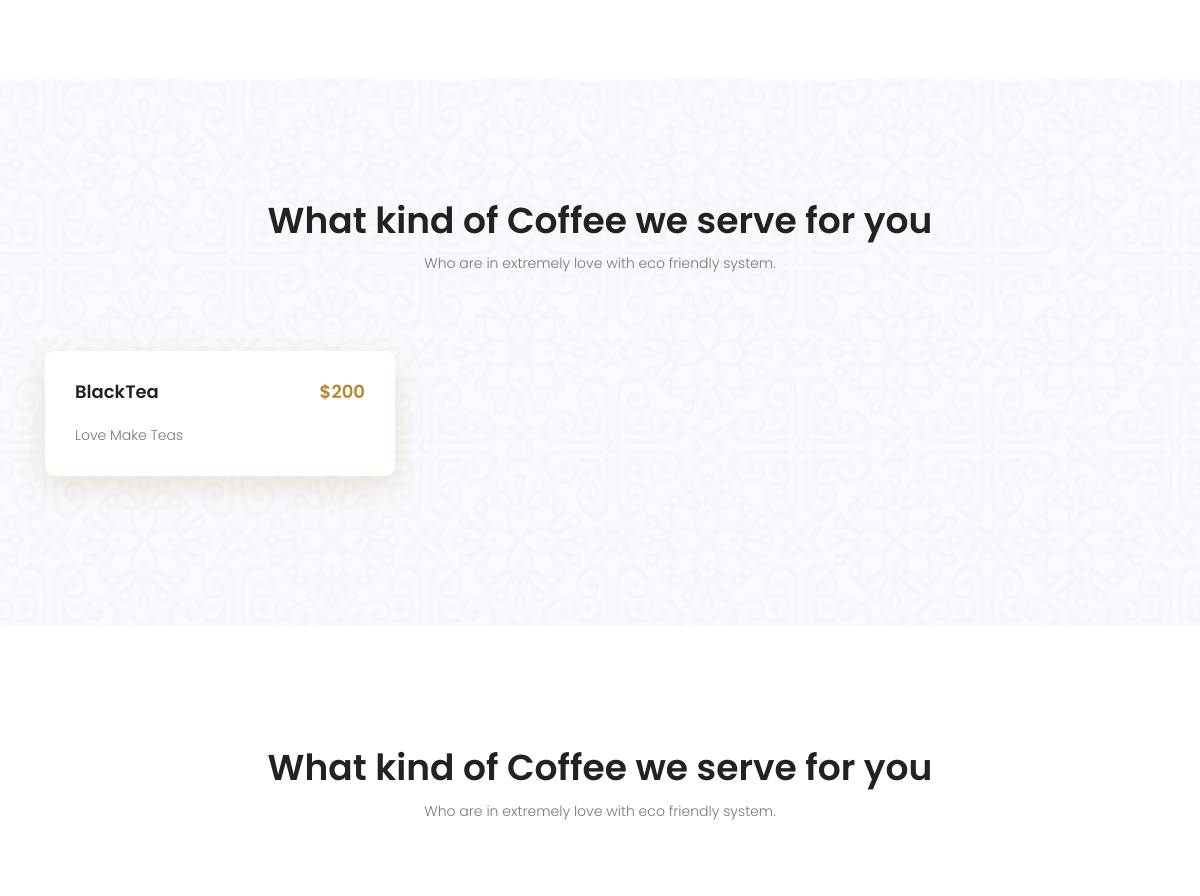
Before: / (middle part) with the older database file.
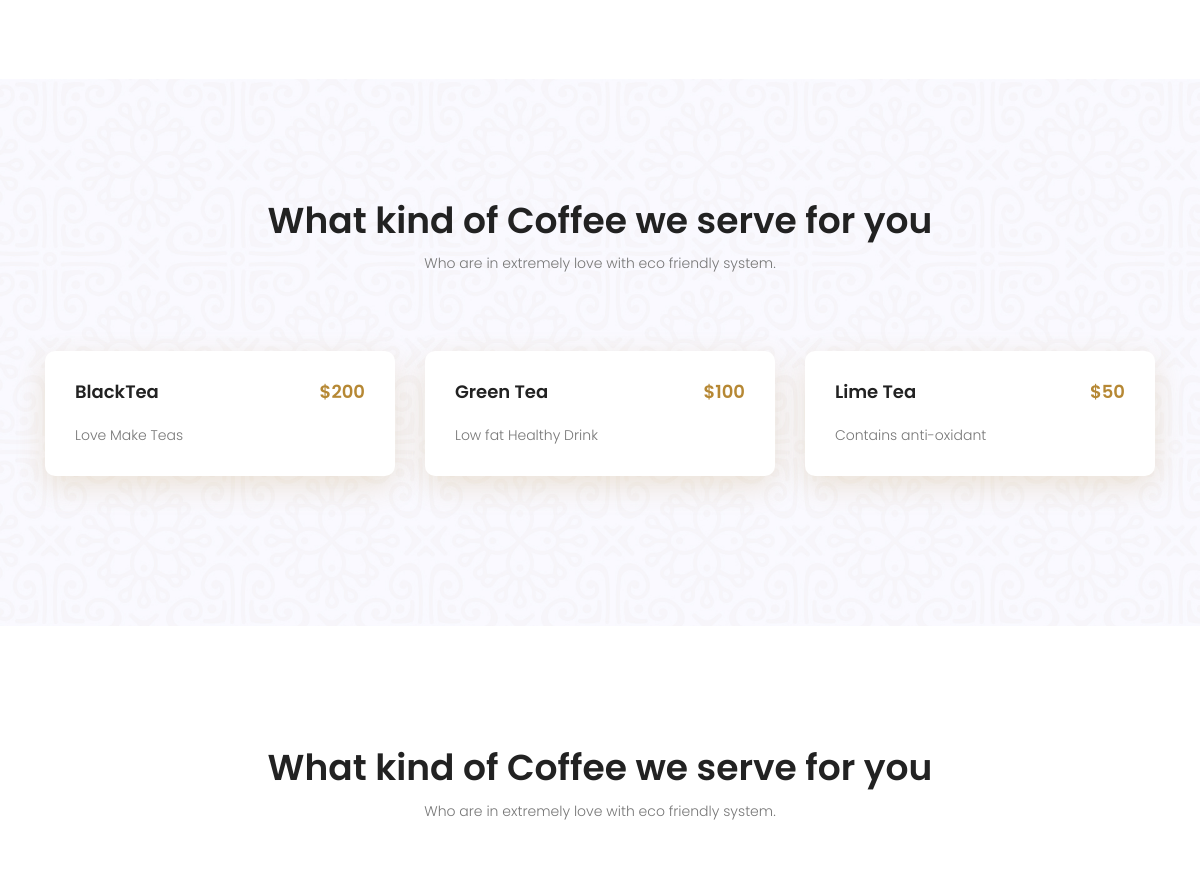
After: the same page with the newer database file.
### homepage/models.py (models this page shows)
class Homemenu(models.Model):
    ProductName = models.CharField(max_length=50)
    ProductPrice = models.IntegerField(max_length=50)
    Description = models.TextField()

### homepage/views.py (the view)
# urls.py: 2. Add a URL to urlpatterns:  path('', views.home, name='home')
def home(request):
    products = Homemenu.objects.all();
    return render(request,"index.html",{"products":products})

### HotTea/template/index.html (shortened to what this page needs)
    {%load static%}
    <!DOCTYPE html>
	<html lang="zxx" class="no-js">
	<head>
			<link rel="stylesheet" href="{%static 'css/linearicons.css'%}">
			<link rel="stylesheet" href="{%static 'css/font-awesome.min.css'%}">
			<link rel="stylesheet" href="{%static 'css/bootstrap.css'%}">
			<link rel="stylesheet" href="{%static 'css/magnific-popup.css'%}">
			<link rel="stylesheet" href="{%static 'css/nice-select.css'%}">
			<link rel="stylesheet" href="{%static 'css/animate.min.css'%}">
			<link rel="stylesheet" href="{%static 'css/owl.carousel.css'%}">
			<link rel="stylesheet" href="{%static 'css/main.css'%}">
		</head>
		<body>
			<section class="video-sec-area pb-100 pt-40" id="about">
			</section>
			<section class="menu-area section-gap" id="coffee">
				<div class="container">
					<div class="row d-flex justify-content-center">
						<div class="menu-content pb-60 col-lg-10">
							<div class="title text-center">
								<h1 class="mb-10">What kind of Coffee we serve for you</h1>
								<p>Who are in extremely love with eco friendly system.</p>
							</div>
						</div>
					</div>
					<div class="row">
					{%for i in products%}
						<div class="col-lg-4">
							<div class="single-menu">
								<div class="title-div justify-content-between d-flex">
									<h4>{{i.ProductName}}</h4>
									<p class="price float-right">
										${{i.ProductPrice}}
									</p>
								</div>
								<p>
									{{i.Description}}
								</p>
							</div>
						</div>
					 {%endfor%}
					</div>
				</div>
			</section>
			<section class="gallery-area section-gap" id="gallery">
				<div class="container">
					<div class="row d-flex justify-content-center">
						<div class="menu-content pb-60 col-lg-10">
							<div class="title text-center">
								<h1 class="mb-10">What kind of Coffee we serve for you</h1>
								<p>Who are in extremely love with eco friendly system.</p>
							</div>
						</div>
					</div>
				</div>
			</section>
		</body>
	</html>

Changed rows visible on the page:
added Homemenu: ProductName "Green Tea", ProductPrice "100", Description "Low fat Healthy Drink"
added Homemenu: ProductName "Lime Tea", ProductPrice "50", Description "Contains anti-oxidant"
